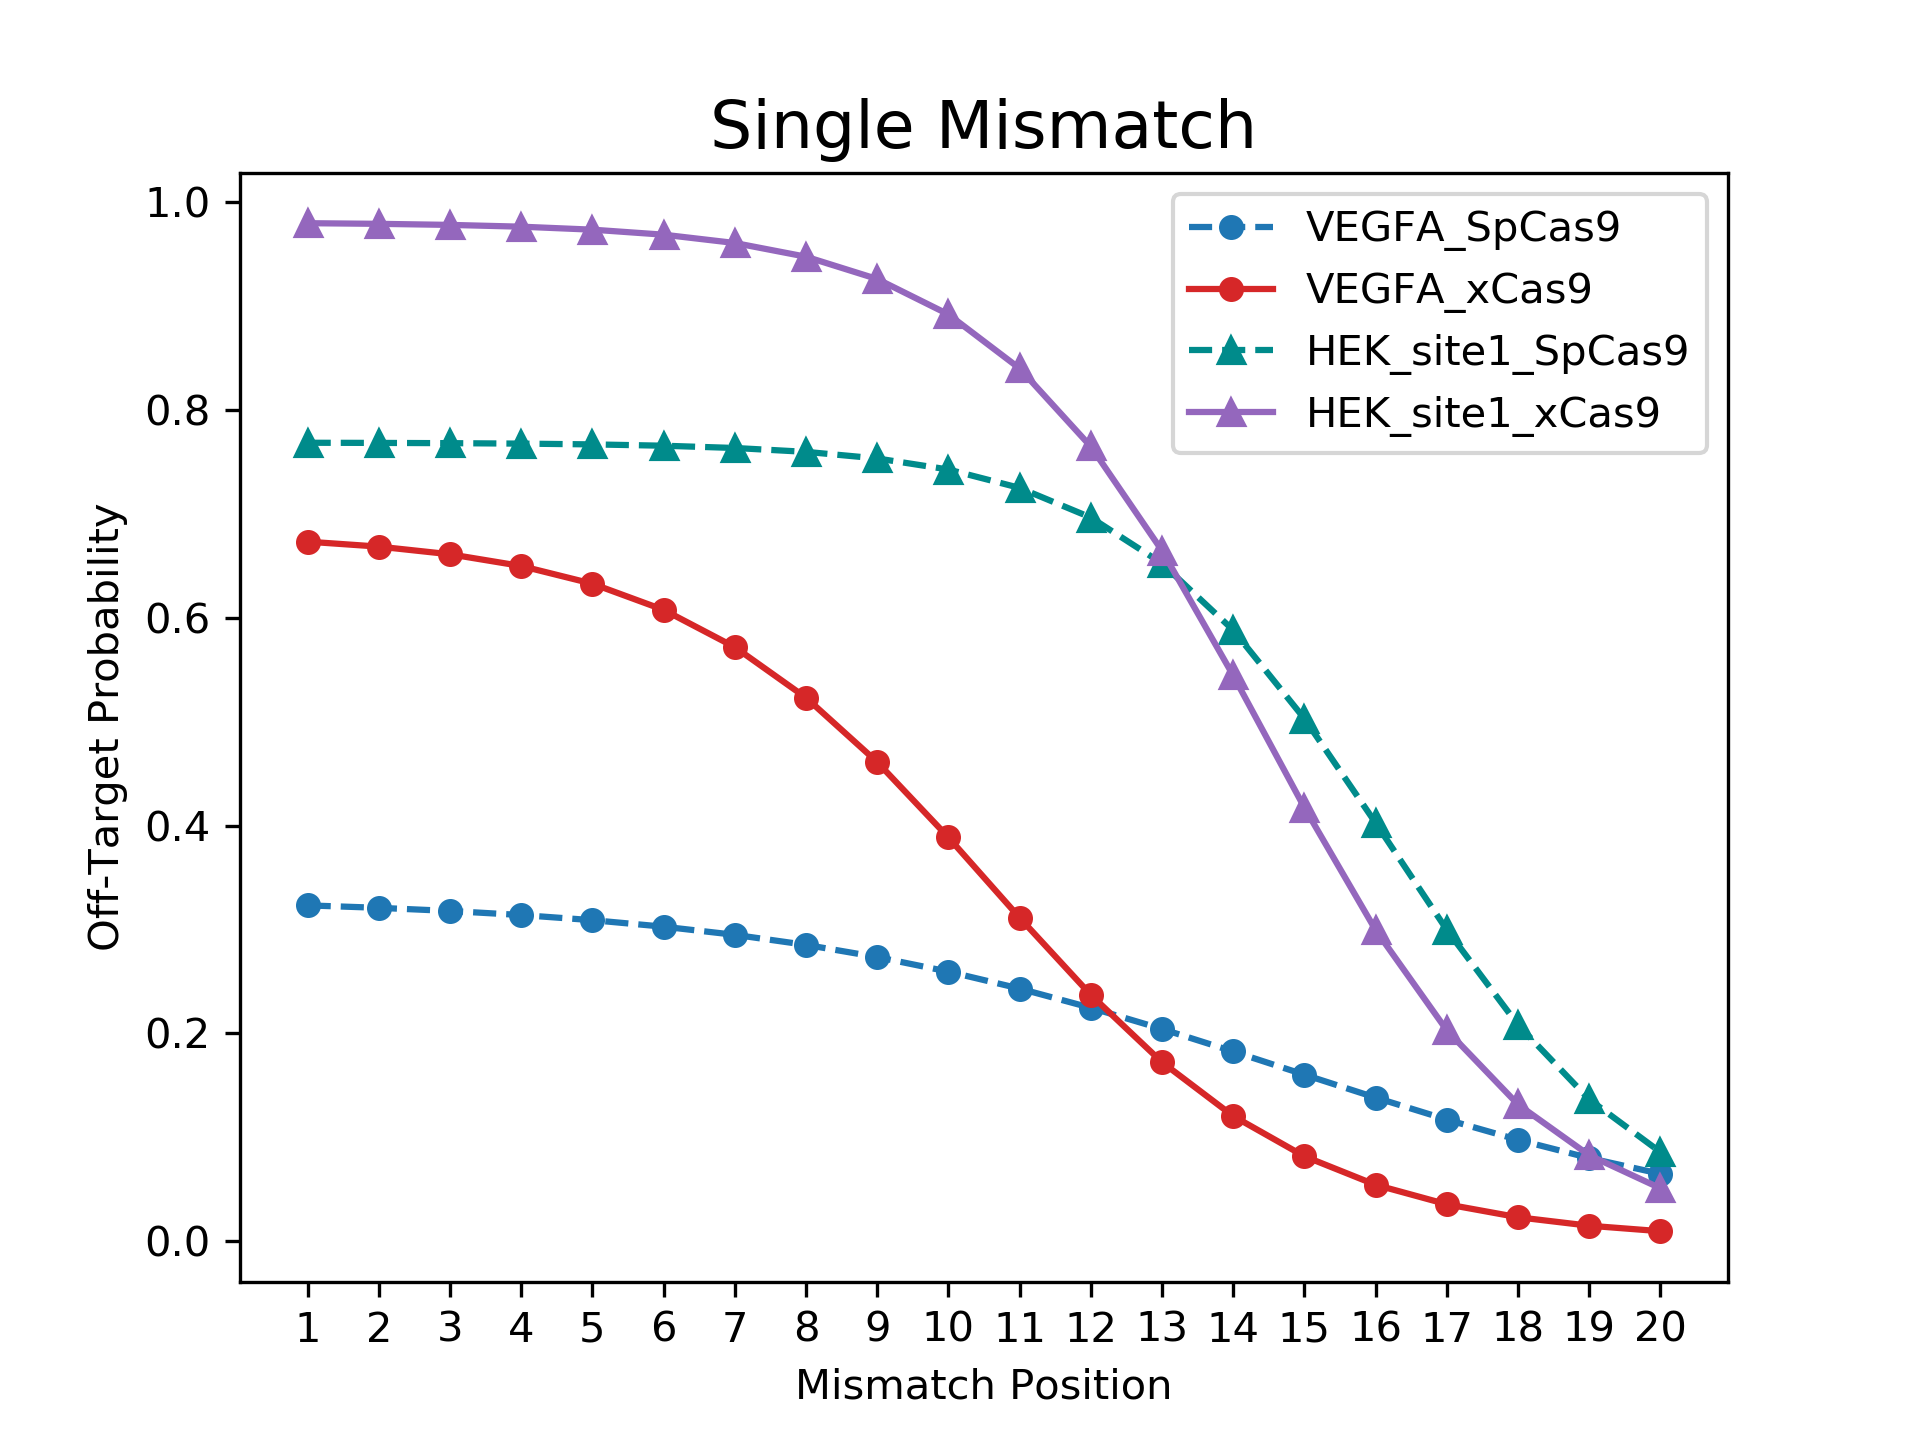

This figure's Python source:
from utils import predict, get_corrcoef
import numpy as np
import matplotlib.pyplot as plt

for i in range(20):
    temp = np.zeros((2,20))
    temp[0,:] = 1
    temp[1,i] = 1
    temp[0,i] = 0
    temp = temp[np.newaxis,:]        
    out = temp if i == 0 else np.concatenate((out,temp),axis=0)

# vcf_2
# best_x = [-1.14239202,-1.06746578,7.27654574,6.02079389]
# VEGFA_SpCas9
best_x_1 = [-0.48330546,-0.27027048,1.71309145,1.77855314]
# VEGFA_xCas9
best_x_2 = [-1.28784322,-0.45575753,4.94635742,0.09800039]
# HEK_site1_SpCas9
best_x_3 = [-1.52845086,-0.54307945,3.02779871,1.03082501]
# HEK_site_2_xCas9
best_x_4 = [-4.30187549,-0.5218599,6.3321199,0.49449049]
pred_1 = predict(out, best_x_1)
pred_2 = predict(out, best_x_2)
pred_3 = predict(out, best_x_3)
pred_4 = predict(out, best_x_4)
plt.plot(np.arange(1,21),pred_1[::-1],'o--',label='VEGFA_SpCas9',c='tab:blue',ms=5)
plt.plot(np.arange(1,21),pred_2[::-1],'o-',label='VEGFA_xCas9',c='tab:red',ms=5)
plt.plot(np.arange(1,21),pred_3[::-1],'^--',label='HEK_site1_SpCas9',c='darkcyan')
plt.plot(np.arange(1,21),pred_4[::-1],'^-',label='HEK_site1_xCas9',c='tab:purple')
plt.xticks(np.arange(1,21))
plt.title("Single Mismatch",size=16)
plt.xlabel("Mismatch Position")
plt.ylabel("Off-Target Probability")
# plt.axvline(x=8,ymin=0,ymax=1,linestyle=':',c='tab:gray',linewidth=2)
# plt.text(4,0.05,"Seed Region",ha='center',color='tab:gray')
plt.legend()

plt.savefig("single_mismatch.svg")
plt.savefig("single_mismatch.png",dpi=300)
plt.show()

for data,parms in zip(['VEGFA_SpCas9.csv','VEGFA_xCas9.csv','HEK_site1_SpCas9.csv','HEK_site1_xCas9.csv'],
                        [best_x_1, best_x_2, best_x_3, best_x_4]):
    get_corrcoef(data, parms)

